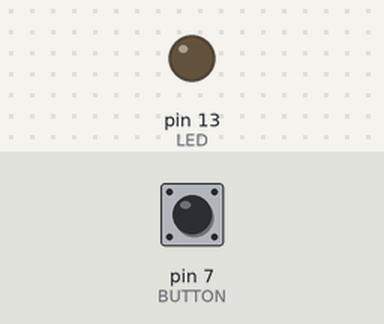
The sketch below on a simulated Arduino Uno, built with avr-gcc and run on an emulated ATmega328P. On the bench: output pins drawn as LEDs (lit = HIGH). The inputs (shaded band) are chosen by the test bench; at power-on: pin 7 (BUTTON) LOW.

Above: at 1.2 s.
1.3 s: pin 7 (BUTTON) pulled HIGH for 0.15 s
At 2.2 s:
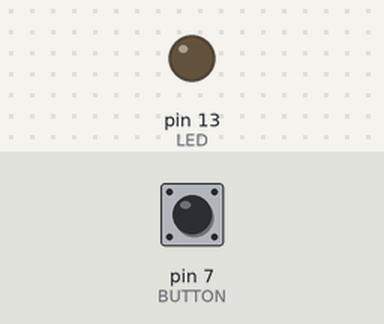
3.0 s: pin 7 (BUTTON) pulled HIGH for 1 s
At 3.6 s:
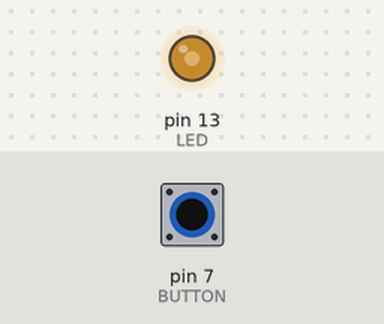
5.5 s: pin 7 (BUTTON) pulled HIGH for 3.2 s
At 9.1 s:
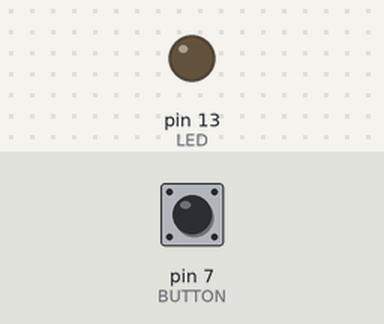
Timing chart, 0 to 10.6 s (numbered marks = the images above; inputs shaded):
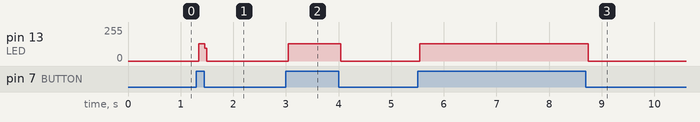

The sketch:

Blink_bottone_e_ritenuta.ino
```cpp
// Esempio 02: accendi il led appena è premuto il pulsante mantenendolo acceso quando si rilascia
// premendo una seconda volta il pulsante spegne il led

#define LED 13                // LED collegato al pin digitale 13
#define BUTTON 7              // pin di input dove è collegato il pulsante
int val = 0;                  // si userà val per conservare lo stato del pin di input
int stato = 0;                // ricorda lo stato in cui si trova il led, stato = 0 led spento, stato = 1 led acceso

void setup() {
  pinMode(LED, OUTPUT);       // imposta il pin digitale come output
  pinMode(BUTTON, INPUT);     // imposta il pin digitale come input
}

void loop() {
  val = digitalRead(BUTTON);  // legge il valore dell'input e lo conserva

  // controlla che l'input sia HIGH (pulsante premuto)
  // e cambia lo stato del led
  if (val == HIGH) {
    stato = 1 - stato;
    // stato = !stato;
  }

  if (stato == 1) {
    digitalWrite(LED, HIGH);   // accende il led
  }
  else {
    digitalWrite(LED, LOW);    //spegne il led
  }
}

/*
 * Perchè alcune volte funziona ed altre no?
 * Arduino è velocissimo a controllare i cicli, lo stato del led,
 * ed alcune volte può risultare impossibile verificare correttamente
 * lo stato del bottone.
 *
 * Abbiamo bisogno d'una variabile che si ricordi lo stato precedente
 * del led.
 */
```

Measured:
- after the input at 1.3 s, pin 13 (LED): 0/255 → 128/255 at once, → 0/255 0.12 s later
- after the input at 3.0 s, pin 13 (LED): 0/255 → 128/255 at once, → 0/255 1.0 s later
- after the input at 5.5 s, pin 13 (LED): 0/255 → 128/255 at once, → 0/255 3.2 s later
